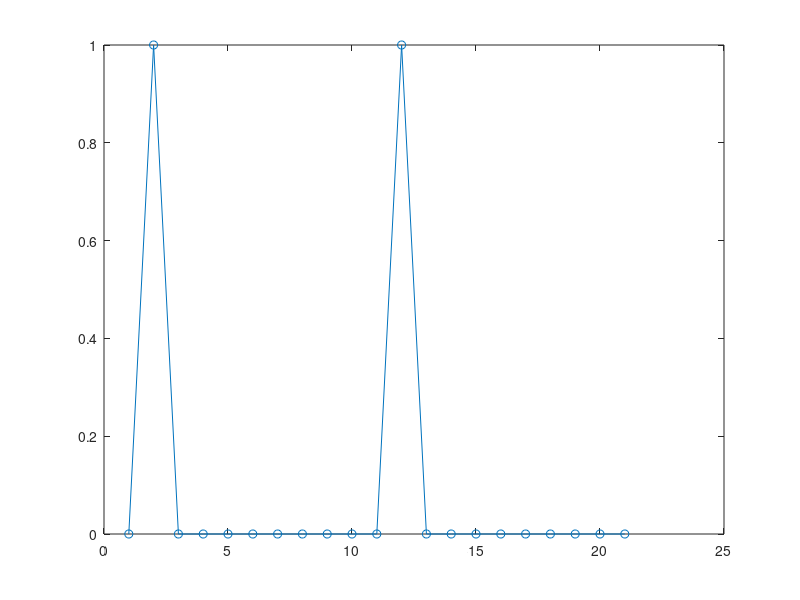
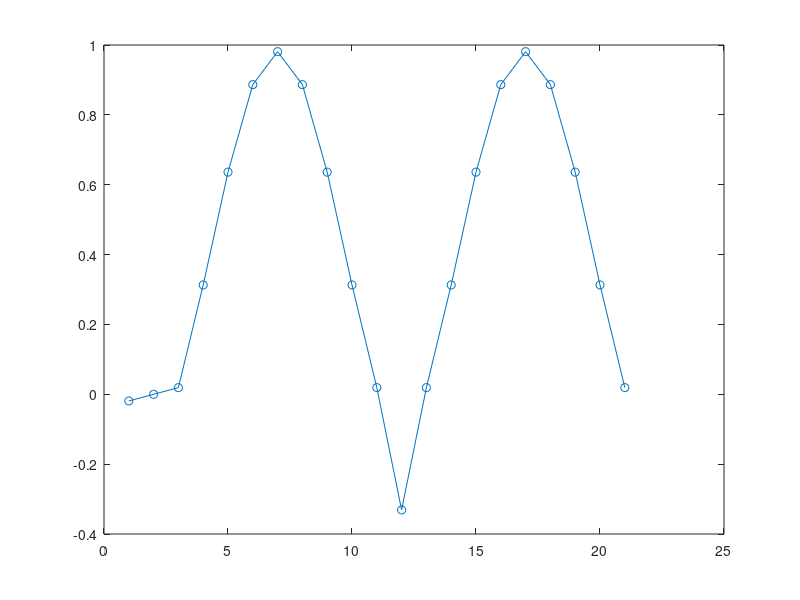
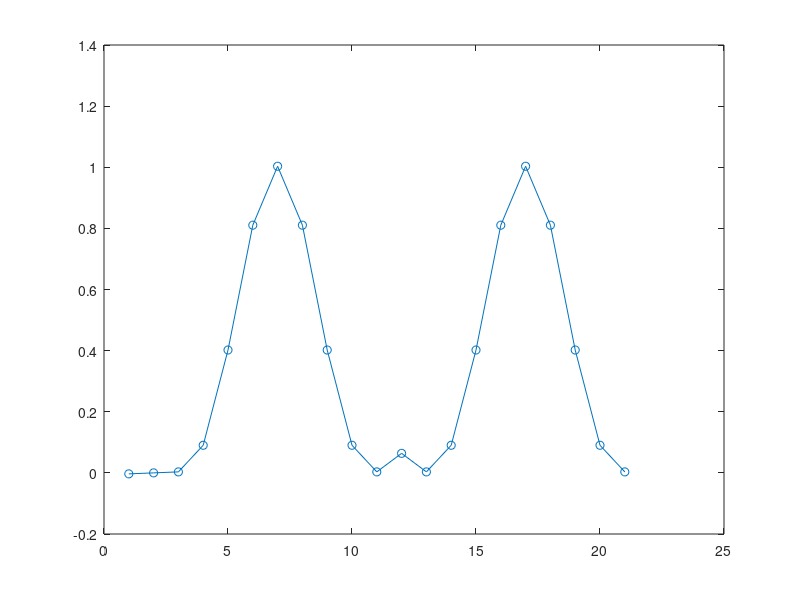
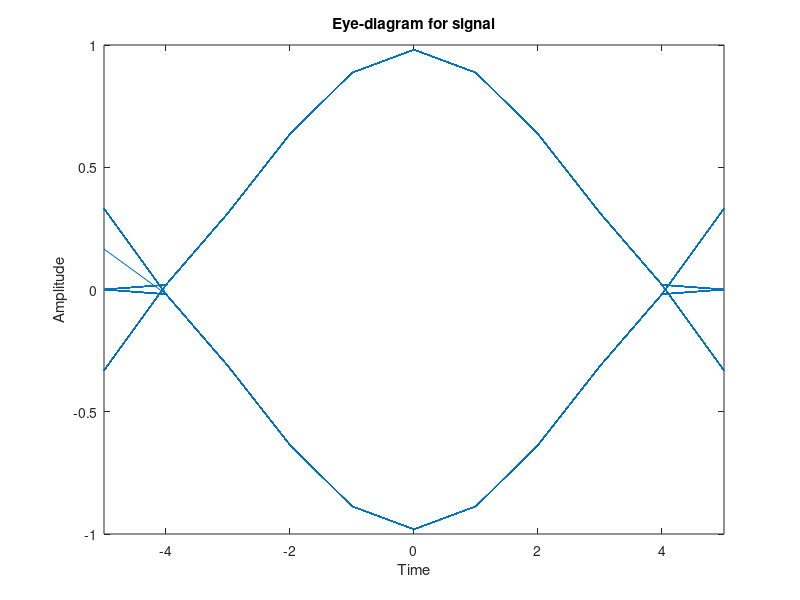

These charts were generated, in order, by the following MATLAB code:
clear all;
% Create impulse train of period L and length len with random +/- one
% values
L = 10;
impulse_num = 100; % Total number of impulses in impulse train
len = L*impulse_num;
temp1 = [2*round(rand(impulse_num,1))-1 zeros(impulse_num,L-1)];
x_impulse = reshape(temp1.',[1,L*impulse_num]);
% Create two transmit filter pulse shapes of order L
% Approximate rectangular frequency response --> approximate
% sinc(x) impulse response
txfilt1 = firls(L,[0 0.24 0.25 1],[4 4 0 0]);
% Approximate triangular frequency response --> approximate
% sinc(x)^2 impulse response
txfilt2 = firls(L,[0 0.5 0.52 1],[4 0 0 0]);
% Pulse shape impulse train
y_impulse1 = filter(txfilt1,1,x_impulse);
y_impulse2 = filter(txfilt2,1,x_impulse);

figure(1); plot(x_impulse(L*2:L*4), '-o');
figure(2); plot(y_impulse1(L*2:L*4), '-o');
figure(3); plot(y_impulse2(L*2:L*4), '-o');

% eyediagram(x,n,period,offset)
% creates an eye diagram for the signal x, plotting n samples in each trace
% horizontal axis range between -period/2 and period/2.
eyediagram(y_impulse1,L,L,floor(L/2));
eyediagram(y_impulse2,L,L,floor(L/2));

eyediagram((y_impulse1+0.1*randn(1,length(y_impulse1))),L,L,floor(L/2));
eyediagram((y_impulse2+0.1*randn(1,length(y_impulse2))),L,L,floor(L/2));
